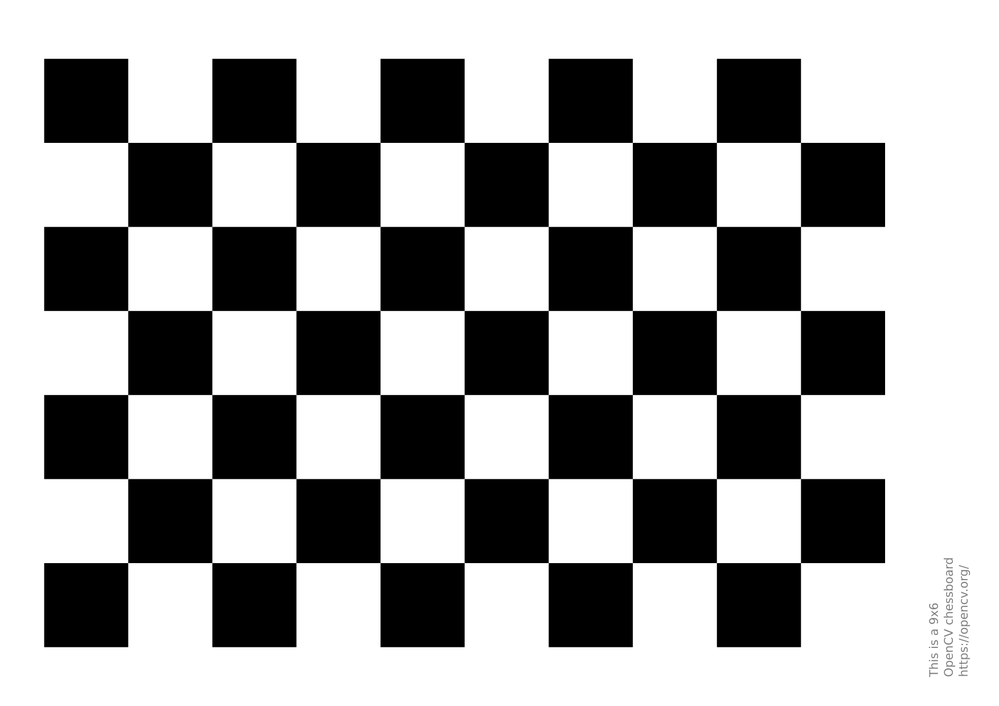
#> input picture python/vSLAM/data/pattern.png, 999 x 706 px, shrunk from 1754 x 1240 before the run
$ python calibration.py
#> lines starting #> are read from the running program, lines starting #| are printed output that depends on the picture
#! /usr/bin/python3
from PIL import Image
import numpy as np
import scipy.ndimage as ndimage


def detect_corners(np_data : np.ndarray) -> list:
    # 1. Convert to double grayscale image
    np_data = np_data.astype(float)
    np_data_gray = rgb2gray(np_data)
    # 2. Compute image derivative
    sobel_mask = np.array([
        [1, 0, -1],
        [2, 0, -2],
        [1, 0, -1]
    ])
    sobel_mask_bi = np.array([
        [2, 2, 0],
        [2, 0, -2],
        [0, -2, -2]
    ])
    np_gray_du = ndimage.convolve(np_data_gray, sobel_mask)
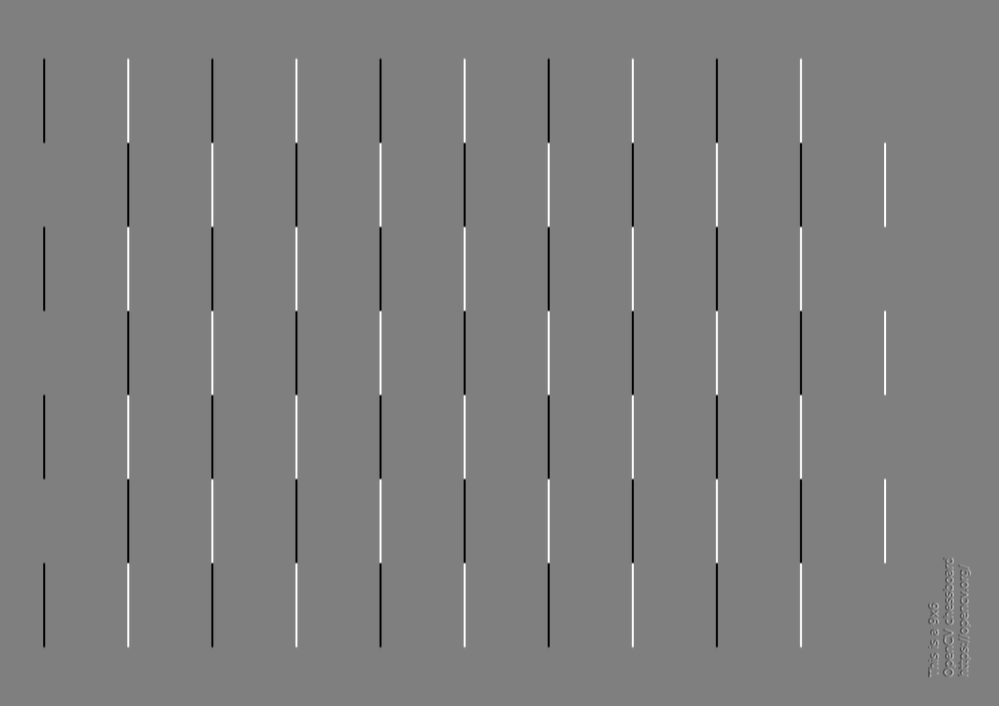
#> np_gray_du: shape (706, 999) float64; min -1019.9, max 1019.9, mean 0; drawn with min black and max white
    np_gray_dv = ndimage.convolve(np_data_gray, sobel_mask.transpose())
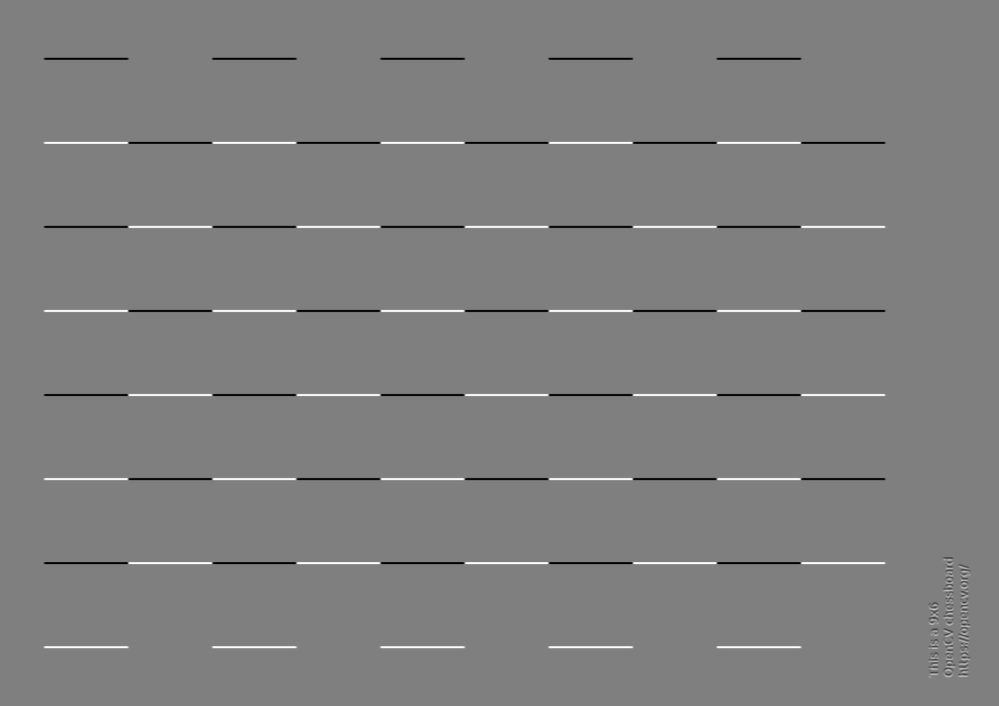
#> np_gray_dv: shape (706, 999) float64; min -1019.9, max 1019.9, mean 0; drawn with min black and max white
    np_gray_bi = ndimage.convolve(np_data_gray, sobel_mask_bi)
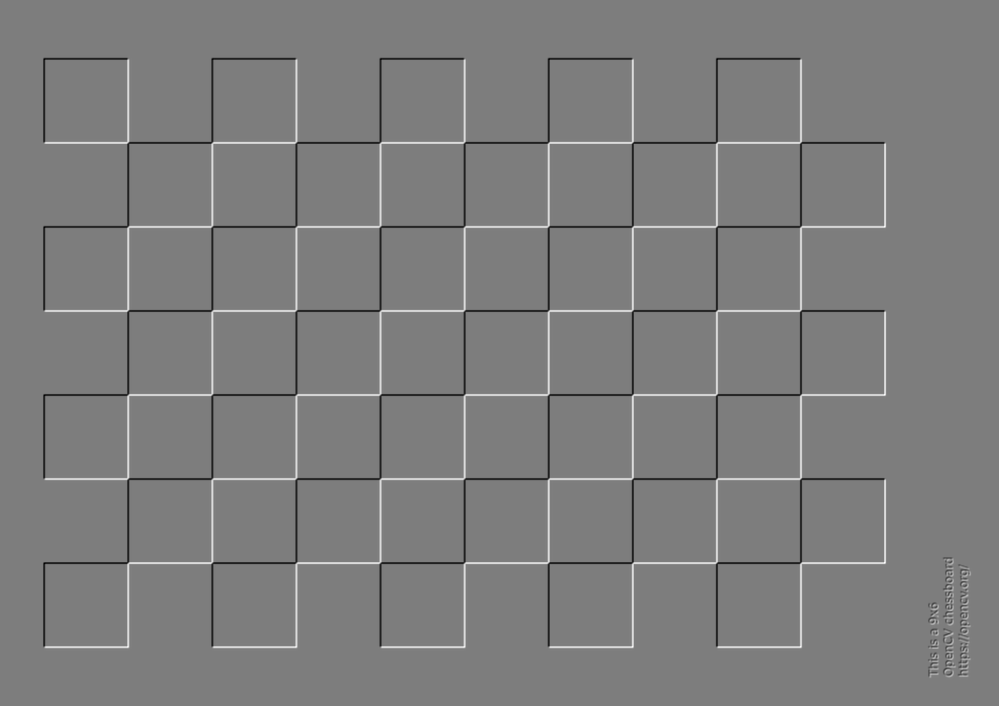
#> np_gray_bi: shape (706, 999) float64; min -1361.9, max 1395.9, mean 0; drawn with min black and max white

    im_du = Image.fromarray(np_gray_du)
    im_du.show()
    im_dv = Image.fromarray(np_gray_dv)
    im_dv.show()


def rgb2gray(rgb: np.ndarray) -> np.ndarray:
    r, g, b = rgb[:, :, 0], rgb[:, :, 1], rgb[:, :, 2]
    gray = 0.2989 * r + 0.5870 * g + 0.1140 * b
    return gray


if __name__ == "__main__":
    im = Image.open('data/pattern.png').convert('RGB')
    np_im = np.array(im)
    detect_corners(np_im)
